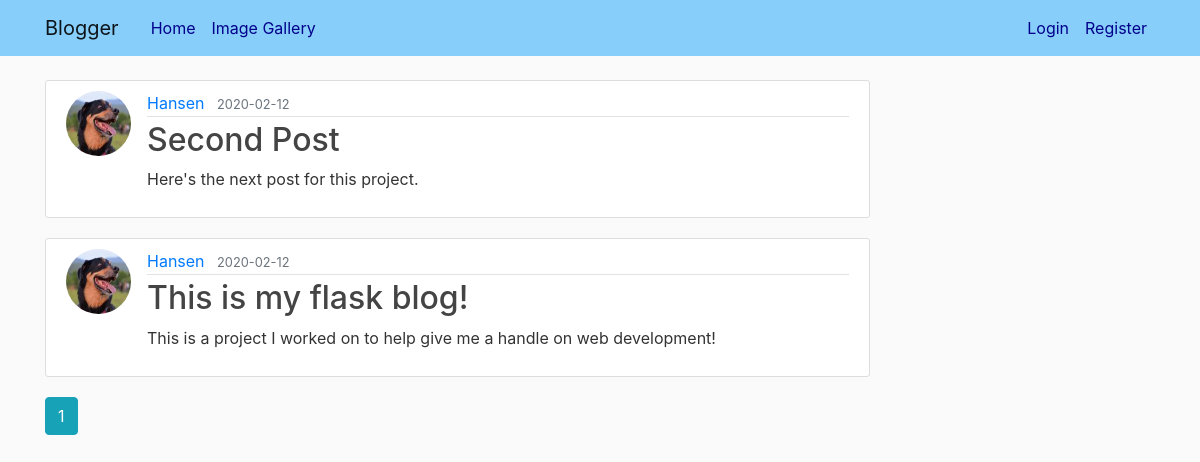
Page /home on the earlier database version.
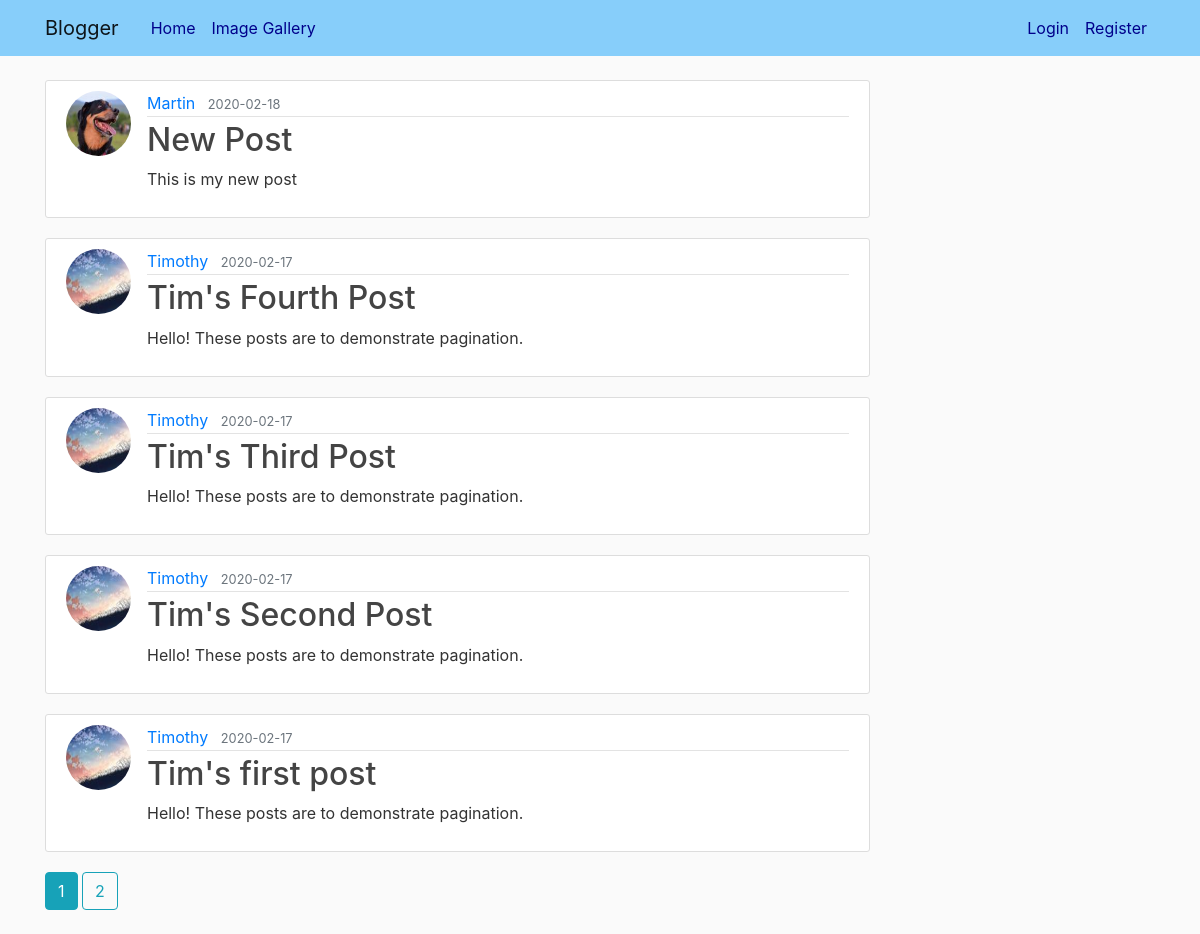
Same page on the later database version.
### flaskblog/models.py (models this page shows, shortened)
class Post(db.Model):
    id = db.Column(db.Integer, primary_key=True)
    title = db.Column(db.String(100), nullable=False)
    date_posted = db.Column(db.DateTime, nullable=False, default=datetime.utcnow)
    content = db.Column(db.Text, nullable=False)
    user_id = db.Column(db.Integer, db.ForeignKey('user.id'), nullable=False) #table name is automatically lower case model class name

class User(db.Model, UserMixin):
    id = db.Column(db.Integer, primary_key=True)
    username = db.Column(db.String(20), unique=True, nullable=False)
    email = db.Column(db.String(120), unique=True, nullable=False)
    image_file = db.Column(db.String(20), nullable=False, default='default.jpg')
    password = db.Column(db.String(60), nullable=False)
    posts = db.relationship('Post', backref='author', lazy=True) #backref can be accessed from post
    images = db.relationship('Images', backref='author', lazy=True)

### flaskblog/main/routes.py (the view)
@main.route("/")
@main.route("/home")
def home():
    page = request.args.get('page', 1, type=int)
    posts = Post.query.order_by(Post.date_posted.desc()).paginate(page=page, per_page=5)
    return render_template('home.html',posts=posts)

### flaskblog/templates/home.html
{% extends "layout.html" %}
{% block content %}
    {% for post in posts.items %}
        <article class="media content-section">
          <img class="rounded-circle article-img" src="{{ url_for('static', filename='profile_pics/' + post.author.image_file) }}">
          <div class="media-body">
            <div class="article-metadata">
              <a class="mr-2" href="{{ url_for('users.user_posts', username=post.author.username) }}">{{ post.author.username }}</a>
              <small class="text-muted">{{ post.date_posted.strftime('%Y-%m-%d') }}</small>
            </div>
            <h2><a class="article-title" href="{{ url_for('posts.post', post_id=post.id) }}">{{ post.title }}</a></h2>
            <p class="article-content">{{ post.content }}</p>
          </div>
        </article>
    {% endfor %}
    {% for page_num in posts.iter_pages(left_edge=1, right_edge=1, left_current=1, right_current=2) %}
        {% if page_num %}
            {% if posts.page == page_num %}
                <a class="btn btn-info mb-4" href="{{ url_for('main.home', page=page_num) }}"> {{ page_num }}</a>
            {% else %}
                <a class="btn btn-outline-info mb-4" href="{{ url_for('main.home', page=page_num) }}"> {{ page_num }}</a>
            {% endif %}
        {% else %}
            ...
        {% endif %}
    {% endfor %}
{% endblock content %}

### flaskblog/templates/layout.html (shortened to what this page needs)
<!DOCTYPE html>
<html lang="en">
<head>
    <link rel="stylesheet" href="https://stackpath.bootstrapcdn.com/bootstrap/4.4.1/css/bootstrap.min.css">
    <link rel="stylesheet" type="text/css" href="{{ url_for('static', filename='css/main.css') }}">
</head>
<body>
    <header class="site-header">
      <nav class="navbar navbar-expand-md navbar-light bg-steel fixed-top">
        <div class="container">
          <a class="navbar-brand mr-4" href="/">Blogger</a>
          <div class="collapse navbar-collapse" id="navbarToggle">
            <div class="navbar-nav mr-auto">
              <a class="nav-item nav-link" href="{{ url_for('main.home') }}">Home</a>
              <a class="nav-item nav-link" href="{{ url_for('gallery.image_gallery') }}">Image Gallery</a>
            </div>
            <div class="navbar-nav">
                {% if current_user.is_authenticated %}
                    <a class="nav-item nav-link navbar-expand-lg" href="{{ url_for('posts.new_post') }}">New Post</a>
                    <a class="nav-item nav-link" href="{{ url_for('gallery.upload') }}">Upload Image</a>
                    <a class="nav-item nav-link" href="{{ url_for('gallery.user_gallery', ) }}">My Images</a>
                    <a class="nav-item nav-link" href="{{ url_for('users.account') }}">Account</a>
                    <a class="nav-item nav-link" href="{{ url_for('users.logout') }}">Logout</a>
                {% else %}
                    <a class="nav-item nav-link" href="{{ url_for('users.login') }}">Login</a>
                    <a class="nav-item nav-link" href="{{ url_for('users.register') }}">Register</a>
                {% endif %}
            </div>
          </div>
        </div>
      </nav>
    </header>
    <main role="main" class="container">
      <div class="row">
        <div class="col-md-9">
            {% block content %}
            {% endblock %}
        </div>
      </div>
    </main>
</body>
</html>

### flaskblog/static/css/main.css (style rules this page uses)
body { background: #fafafa; color: #333333; margin-top: 5rem; }
h1, h2, h3, h4, h5, h6 { color: #444444; }
.bg-steel { background-color: lightskyblue; }
.site-header .navbar-nav .nav-link { color: darkblue; }
.content-section { background: #ffffff; padding: 10px 20px; border: 1px solid #dddddd; border-radius: 3px; margin-bottom: 20px; }
.article-title { color: #444444; }
.article-content { white-space: pre-line; }
.article-img { height: 65px; width: 65px; margin-right: 16px; }
.article-metadata { padding-bottom: 1px; margin-bottom: 4px; border-bottom: 1px solid #e3e3e3 }

Differences in the rows shown:
no longer on this page (row edited): Post: image_file (placeholder picture), author.username "Hansen", date_posted "2020-02-12", title "Second Post", content "Here's the next post for this project."
no longer on this page (row edited): Post: image_file (placeholder picture), author.username "Hansen", date_posted "2020-02-12", title "This is my flask blog!", content "This is a project I worked on to help give me a handle on web development!"
added Post: image_file (placeholder picture), author.username "Martin", date_posted "2020-02-18", title "New Post", content "This is my new post"
added Post: image_file (picture), author.username "Timothy", date_posted "2020-02-17", title "Tim's Fourth Post", content "Hello! These posts are to demonstrate pagination."
added Post: image_file (picture), author.username "Timothy", date_posted "2020-02-17", title "Tim's Third Post", content "Hello! These posts are to demonstrate pagination."
added Post: image_file (picture), author.username "Timothy", date_posted "2020-02-17", title "Tim's Second Post", content "Hello! These posts are to demonstrate pagination."
added Post: image_file (picture), author.username "Timothy", date_posted "2020-02-17", title "Tim's first post", content "Hello! These posts are to demonstrate pagination."
Other differences:
new list line: "2"
